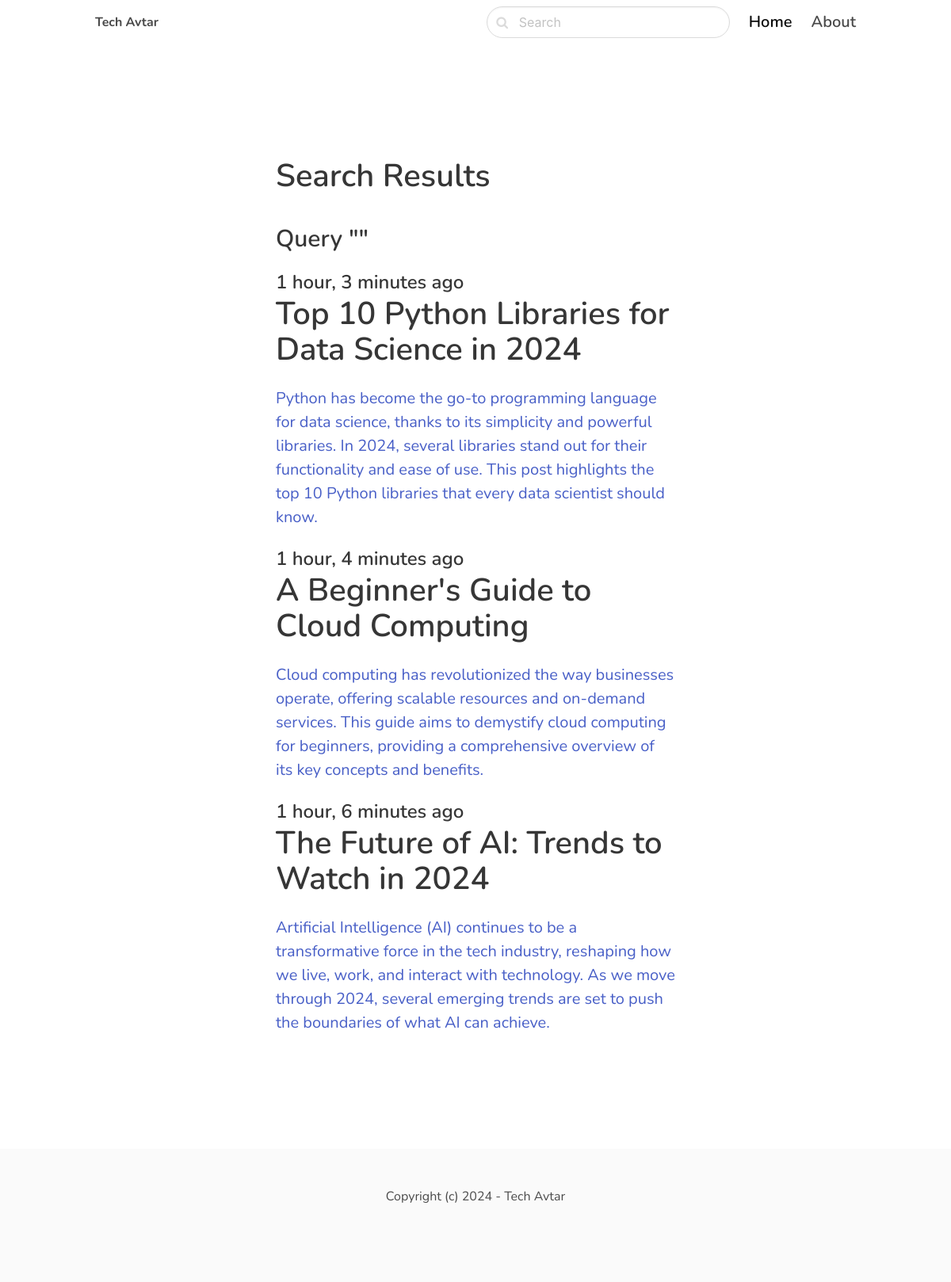
The app's page /search/ with its own data.
### blog/models.py (models this page shows, shortened)
class Post(models.Model):
    ACTIVE = 'active'
    DRAFT = 'draft'
    CHOICES_STATUS = (
        (ACTIVE, 'Active'),
        (DRAFT, 'Draft')
    )
    category = models.ForeignKey(Category, related_name='posts', on_delete=models.CASCADE)
    title=models.CharField(max_length=255)
    slug=models.SlugField()
    intro = models.TextField()
    body= models.TextField()
    created_at = models.DateTimeField(auto_now_add=True)
    status = models.CharField(max_length=10, choices=CHOICES_STATUS, default=ACTIVE)
    image = models.ImageField(upload_to='uploads/', blank=True, null=True)
    class Meta:
        ordering = ('-created_at',)

### blog/views.py (the view)
# urls.py: path('search/', views.search, name='search'),
def search(request):
    query = request.GET.get('query','')
    posts = Post.objects.filter(status=Post.ACTIVE).filter(Q(title__icontains=query) | Q(intro__icontains=query) | Q(body__icontains=query))
    return render(request, 'blog/search.html', {'posts':posts, 'query': query})

### blog/templates/blog/search.html (shortened to what this page needs)
{% extends 'core/base.html' %}
{% block content %}
    <section class="hero">
        <div class="hero-body">
            <div class="container">
                <section class="section">
                    <div class="columns">
                        <div class="column is-8 is-offset-2">
                            <div class="content is-medium">
                                <h1>Search Results</h1>
                                <h3>Query "{{ query }}"</h3>
                            </div>
                            {% for post in posts %}
                                <div class="content is-medium">
                                    <a href="{% url 'post_detail' post.category.slug post.slug %}">
                                    <h2 class="subtitle is-4">{{ post.created_at|timesince }} ago</h2>
                                    <h1 class="title">{{post.title}}</h1>
                                    <p>{{ post.intro }}</p>
                                    </a>
                                </div>
                            {% empty %}
                                <div class="content">
                                    <p>No result found.....</p>
                                </div>
                            {% endfor %}
                        </div>
                    </div>
                </section>
            </div>
        </div>
    </section>
{% endblock%}

### core/templates/core/base.html (style rules this page uses)
body { font-family: 'Nunito', sans-serif; }

### records on screen
Post: created_at "1 hour, 3 minutes", title "Top 10 Python Libraries for Data Science in 2024", intro "Python has become the go-to programming language for data science, thanks to its simplicity and powerful libraries. In 2024, several libraries stand out for their functionality and ease of use. This post highlights the top 10 Python libraries that every data scientist should know."
Post: created_at "1 hour, 4 minutes", title "A Beginner's Guide to Cloud Computing", intro "Cloud computing has revolutionized the way businesses operate, offering scalable resources and on-demand services. This guide aims to demystify cloud computing for beginners, providing a comprehensive overview of its key concepts and benefits."
Post: created_at "1 hour, 6 minutes", title "The Future of AI: Trends to Watch in 2024", intro "Artificial Intelligence (AI) continues to be a transformative force in the tech industry, reshaping how we live, work, and interact with technology. As we move through 2024, several emerging trends are set to push the boundaries of what AI can achieve."
